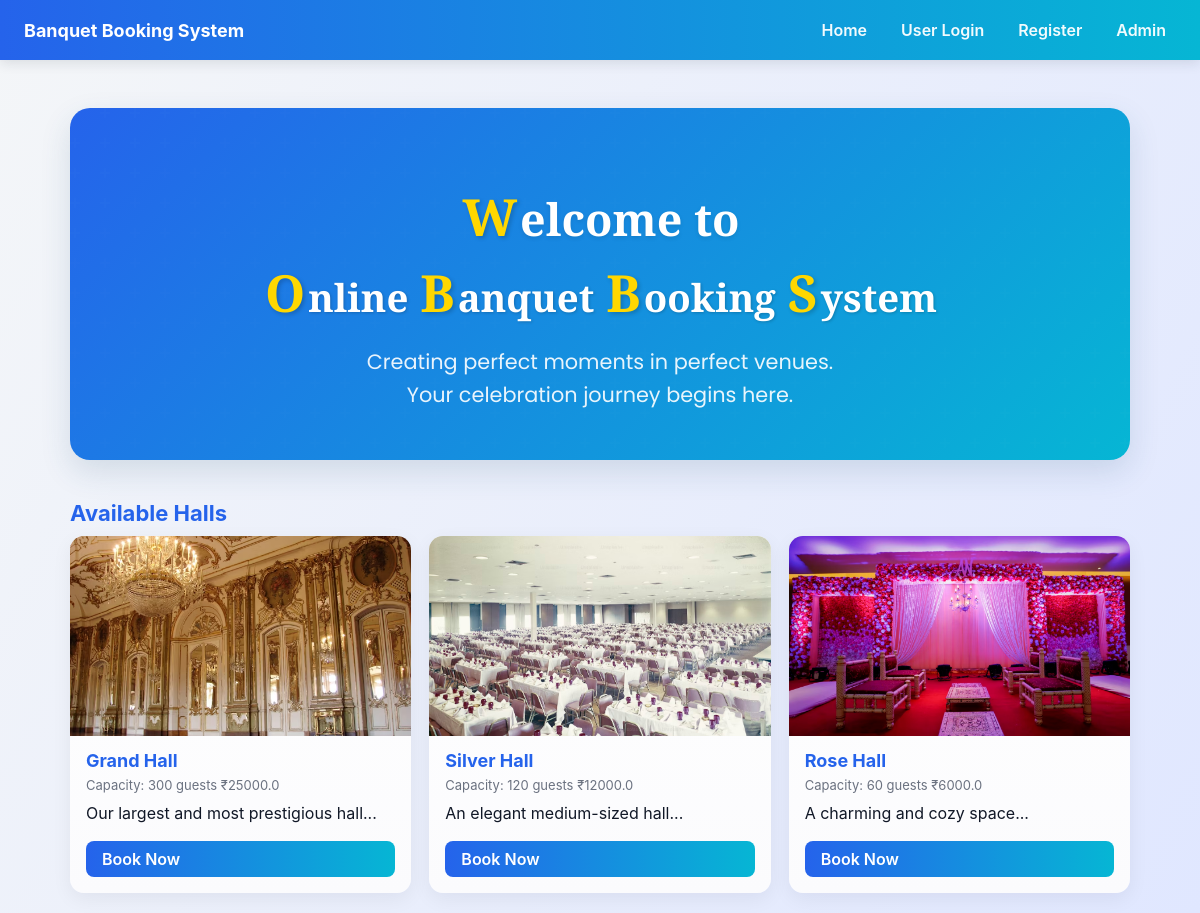
The page / on the database its author committed.
### tables this page shows
CREATE TABLE halls (
        id INTEGER PRIMARY KEY AUTOINCREMENT,
        name TEXT NOT NULL,
        capacity INTEGER,
        price REAL,
        description TEXT
    , image_url TEXT);

### app.py (the view)
@app.route("/")
def home():
    conn = get_db_connection()
    halls = conn.execute("SELECT * FROM halls").fetchall()
    conn.close()
    return render_template("home.html", halls=halls)

### app.py (called while the page is built)
def get_db_connection():
    conn = sqlite3.connect(DB)
    conn.row_factory = sqlite3.Row
    return conn

### templates/home.html
{% extends "base.html" %}
{% block content %}
<div class="container">
  <div class="hero-welcome">
    <h1 class="hero-title">
      <span class="fancy-letter">W</span>elcome to
      <div class="main-title">
        <span class="fancy-letter">O</span>nline
        <span class="fancy-letter">B</span>anquet
        <span class="fancy-letter">B</span>ooking
        <span class="fancy-letter">S</span>ystem
      </div>
    </h1>
    <div class="hero-subtitle">
      Creating perfect moments in perfect venues.<br>
      Your celebration journey begins here.
    </div>
  </div>
  <h2 class="h1">Available Halls</h2>
  {% if halls %}
    <div class="halls-grid">
      {% for h in halls %}
        <div class="hall-card">
          {% if h["image_url"] %}
            <img class="hall-image" src="{{ url_for('static', filename=h['image_url'].replace('static/', '')) }}" alt="{{ h['name'] }} image">
          {% else %}
            <div class="hall-image-placeholder">
              <div class="hall-image-icon">{{ h['name'][:1] }}</div>
              <div class="hall-image-text">{{ h['name'] }}</div>
            </div>
          {% endif %}
          <div class="hall-title">{{ h["name"] }}</div>
          <div class="hall-meta">
            <span class="capacity">Capacity: {{ h["capacity"] }} guests</span>
            <span class="price">₹{{ h["price"] }}</span>
          </div>
          <p class="hall-description">{{ h["description"] }}</p>
          <a class="btn book-btn" href="{{ url_for('book', hall_id=h['id']) }}">Book Now</a>
        </div>
      {% endfor %}
    </div>
  {% else %}
    <div class="empty-state">
      <p>No halls are currently available.</p>
    </div>
  {% endif %}
</div>
{% endblock %}

### templates/base.html (shortened to what this page needs)
<!DOCTYPE html>
<html lang="en">
<head>
  <link rel="stylesheet" href="{{ url_for('static', filename='base.css') }}">
  <link rel="stylesheet" href="{{ url_for('static', filename='forms.css') }}">
  <link rel="stylesheet" href="{{ url_for('static', filename='tables.css') }}">
  <link rel="stylesheet" href="{{ url_for('static', filename='dashboard.css') }}">
  <link rel="stylesheet" href="{{ url_for('static', filename='components.css') }}">
</head>
<body>
  <header class="header" role="banner">
    <div class="brand">Banquet Booking System</div>
    <nav class="navlinks" role="navigation" aria-label="Main Navigation">
      <a href="{{ url_for('home') }}">Home</a>
      {% if session.get('user_id') %}
        <a href="{{ url_for('user_dashboard') }}">My Bookings</a>
        <a href="{{ url_for('logout') }}">Logout ({{ session.get('user_name') }})</a>
      {% else %}
        <a href="{{ url_for('login') }}">User Login</a>
        <a href="{{ url_for('register') }}">Register</a>
      {% endif %}
      <a href="{{ url_for('admin_login') }}">Admin</a>
    </nav>
  </header>
  <main tabindex="-1">
    {% block content %}{% endblock %}
  </main>
</body>
</html>

### static/base.css (style rules this page uses)
:root { --primary:#2b5876; --accent:#4e4376; --muted:#6b7280; --bg:#f4f6f8; --card:#ffffff; --success:#10b981; --danger:#ef4444; --glass: rgba(255,255,255,0.85); }
* { box-sizing:border-box }
html,body { height:100% }
body { margin:0; font-family: "Inter", "Poppins", Arial, sans-serif; background: linear-gradient(120deg, #f4f6f8 0%, #e0e7ff 100%); color:#111827; -webkit-font-smoothing:antialiased; -moz-osx-font-smoothing:grayscale; }
.header { background: linear-gradient(90deg,var(--primary),var(--accent)); color:white; padding:14px 24px; display:flex; align-items:center; justify-content:space-between; gap:12px; box-shadow: 0 3px 12px rgba(22, 32, 52, 0.12); }
.brand { font-weight:700; font-size:18px; }
.navlinks { display:flex; gap:14px; align-items:center; }
.navlinks a { color:rgba(255,255,255,0.95); text-decoration:none; font-weight:600; padding:6px 10px; border-radius:6px; }
.container { max-width:1100px; margin:28px auto; padding:20px; }
.h1 { font-size:22px; color:var(--primary); margin-bottom:10px; }

### static/forms.css (style rules this page uses)
:root { --primary:#2563eb; --accent:#06b6d4; --input-border:#e5e7eb; --muted:#6b7280; --radius:8px; --gap:12px; }
* { box-sizing:border-box }
.btn { display:inline-block; padding:10px 16px; border-radius:var(--radius); background:linear-gradient(90deg,var(--primary),var(--accent)); color:white; border:none; cursor:pointer; font-weight:600; transition:transform .08s ease, box-shadow .12s ease, opacity .12s ease; text-decoration:none; line-height:1; }

### static/dashboard.css (style rules this page uses)
.halls-grid { display:grid; grid-template-columns: repeat(auto-fit,minmax(240px,1fr)); gap:18px; }
.hall-card { background:linear-gradient(180deg, #ffffff 0%, #fbfbfd 100%); border-radius:14px; padding:0 0 16px 0; box-shadow: 0 6px 20px rgba(16,24,40,0.06); transition: transform .15s, box-shadow .15s; overflow:hidden; display:flex; flex-direction:column; min-height:340px; }
.hall-image { width: 100%; height: 200px; object-fit: cover; background: #f3f4f6; display: block; transition: transform 0.3s ease; }
.hall-title { font-weight:700; color:var(--primary); margin:14px 0 6px 0; font-size:18px; padding:0 16px; }
.hall-meta { font-size:13px; color:var(--muted); padding:0 16px; }
.hall-description { padding:0 16px; margin:10px 0 0 0; flex:1; }
.book-btn { margin:18px 16px 0 16px; }
.hero-welcome { background: linear-gradient(135deg, var(--primary) 0%, var(--accent) 100%); border-radius: 20px; padding: 48px 24px; text-align: center; position: relative; overflow: hidden; margin-bottom: 40px; box-shadow: 0 12px 30px rgba(43, 88, 118, 0.15); }
.hero-welcome::before { content: ""; position: absolute; top: 0; left: 0; right: 0; bottom: 0; opacity: 0.1; }
.hero-title { font-size: 2.8rem; font-weight: 700; color: white; margin-bottom: 16px; text-shadow: 0 2px 4px rgba(0,0,0,0.1); position: relative; font-family: 'Playfair Display', serif; line-height: 1.2; }
.hero-subtitle { font-size: 1.3rem; color: rgba(255,255,255,0.9); line-height: 1.6; max-width: 600px; margin: 0 auto; position: relative; font-family: 'Poppins', sans-serif; }
.fancy-letter { font-size: 3.2rem; color: #ffd700; text-shadow: 2px 2px 4px rgba(0,0,0,0.2); font-family: 'Playfair Display', serif; display: inline-block; margin: 0 2px; animation: glow 2s ease-in-out infinite alternate; font-weight: 700; letter-spacing: 1px; }
.main-title { font-size: 2.4rem; margin-top: 10px; line-height: 1.4; text-shadow: 1px 1px 3px rgba(0,0,0,0.2); }
.hero-title { animation: fadeInUp 0.6s ease-out; }
.hero-subtitle { animation: fadeInUp 0.6s ease-out 0.2s both; }

### rows shown on the page
halls: image_url (picture), name "Grand Hall", capacity "300", price "25000.0", description "Our largest and most prestigious hall..."
halls: image_url (picture), name "Silver Hall", capacity "120", price "12000.0", description "An elegant medium-sized hall..."
halls: image_url (picture), name "Rose Hall", capacity "60", price "6000.0", description "A charming and cozy space..."
